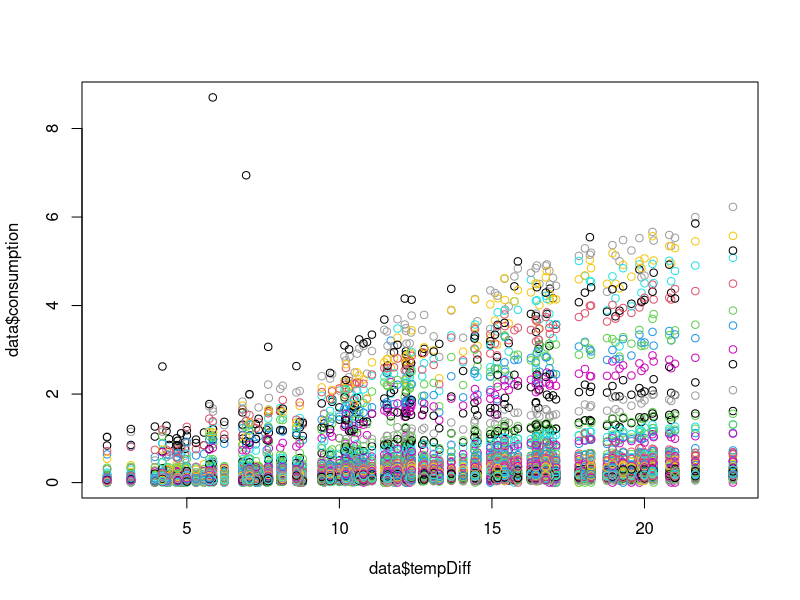
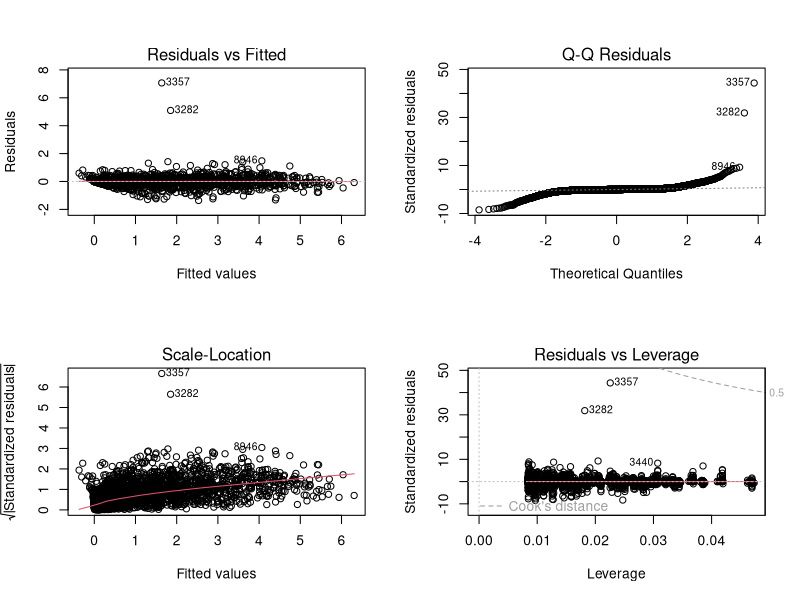
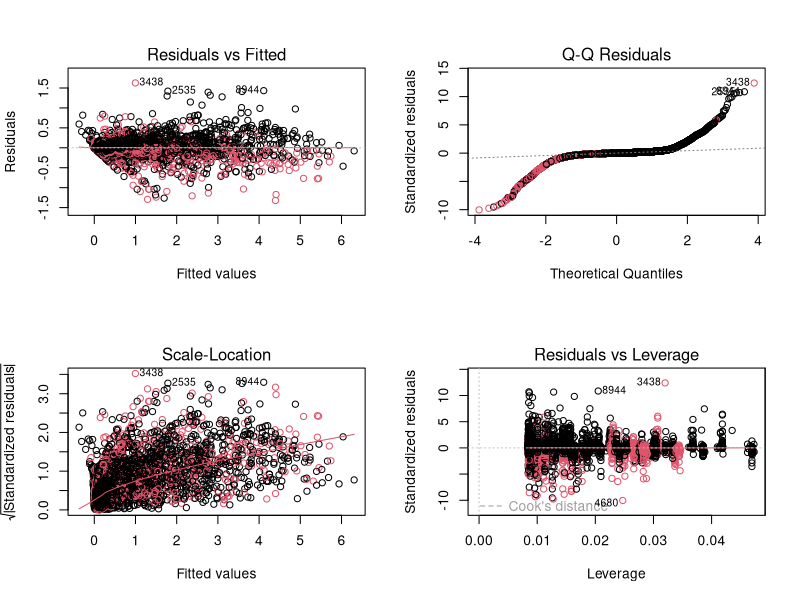
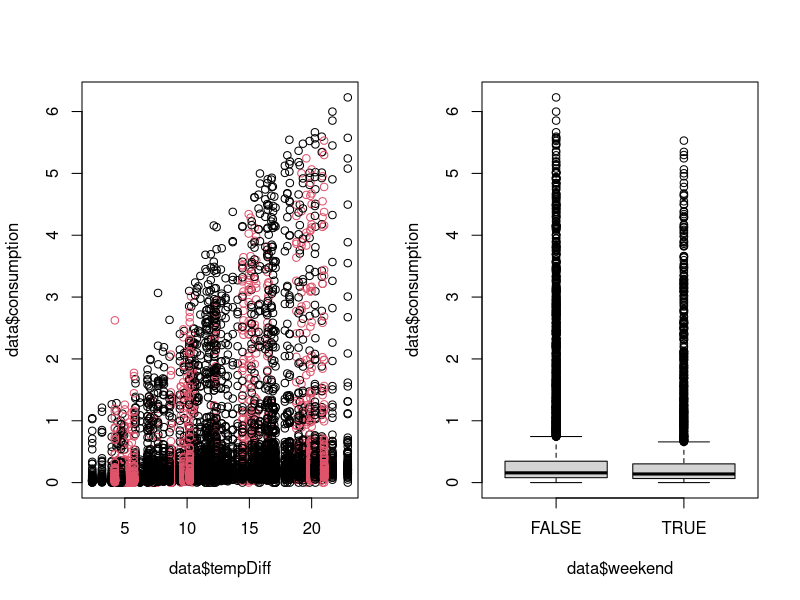
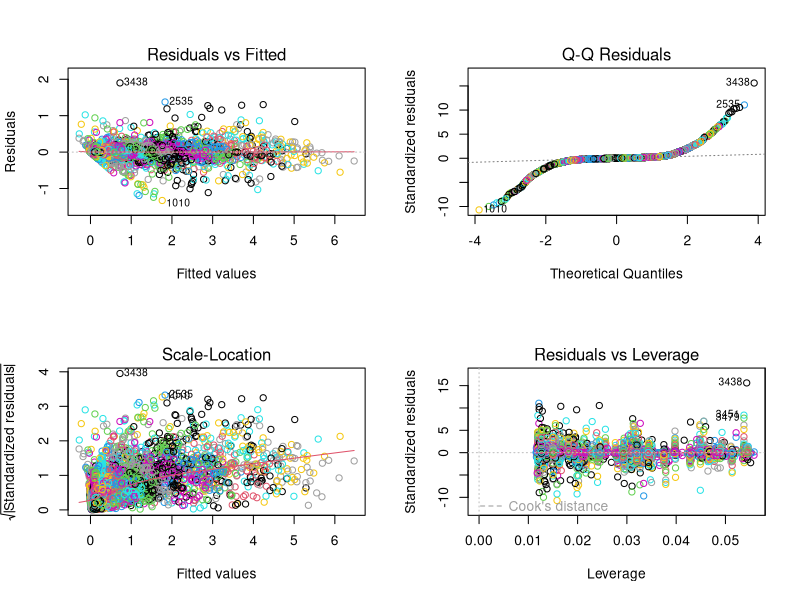
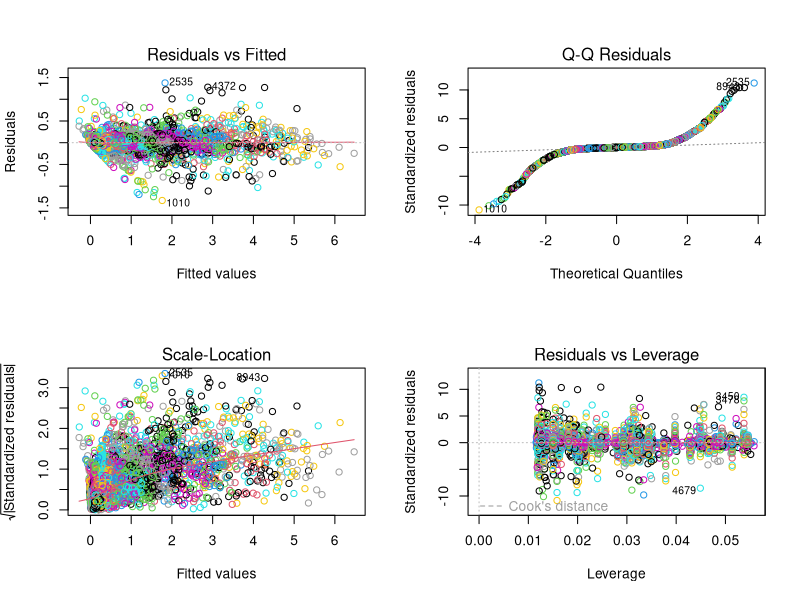
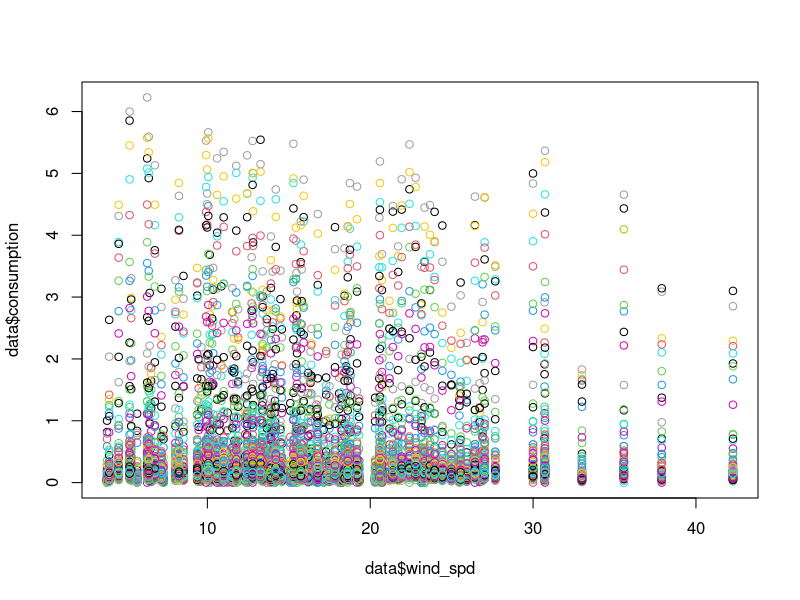
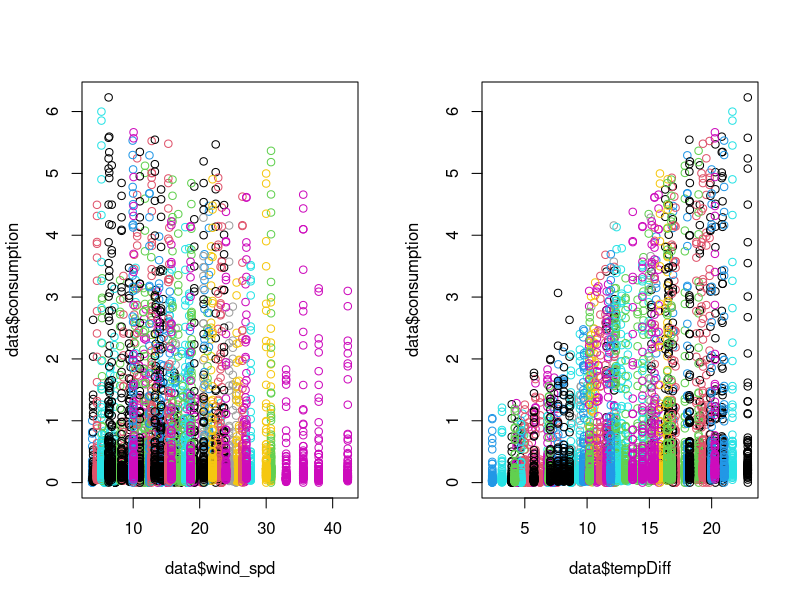

Source code (R) for these figures, in order: (Note: a time limit stopped this script after it produced the figures.)
setwd("/Users/astrid_harsaae/Documents/GitHub/-02441-case-project")

library(car)

# data --------------------------------------------------------------------

data <- read.csv("Case2/data/merged_data.csv")
data$ID <- as.factor(data$ID)
data$dir <- as.factor(data$dir)
data$cond <- as.factor(data$cond)
data$fog <- as.factor(data$fog)
data$rain <- as.factor(data$rain)
data$tempDiff <- 21 - data$temp
data$weekday <-weekdays(as.Date(data$date))
data$weekend <- as.factor((data$weekday == "Saturday" | data$weekday == "Sunday"))
data$consumption <- data$consumption +0.00001

# initial model -----------------------------------------------------

model_initial <- lm(consumption~ ID+ tempDiff,data)

par(mfrow=c(1,1))
plot(data$consumption~data$tempDiff, col = data$ID)

# we can see there are different slopes for the different value, so we add the interaction

# model with interaction 

model_wInter <- lm(consumption~ ID+ tempDiff +ID:tempDiff,data)

par(mfrow=c(2,2))
plot(model_wInter)

# we can see that there are some outliers, we don't like this

data <- data[-c(3357,3282),]
rownames(data) <- NULL  

# remake the model

model_wInter <- lm(consumption~ ID+ tempDiff +ID:tempDiff,data)

par(mfrow=c(2,2))
plot(model_wInter, col = data$weekend)


# model with weekend ------------------------------------------------------

# so we did this entire model, and according to AIC we keep being told to keep parameters, 
# going through it again with BIC, as it is more conservative, and we have an abundance of variables.

par(mfrow=c(1,2))
plot(data$consumption~data$tempDiff, col = data$weekend)
plot(data$consumption~data$weekend)

# we are not able to see any larger difference in means, but we do a quick test anyways

wilcox.test(data[data$weekend==TRUE,]$consumption,data[data$weekend==FALSE,]$consumption)

# is does not look it, but it is significant, so we add it

model_wWeekend <- update(model_wInter,. ~ . *weekend)


# now we check to see if we should remove anything

drop1(model_wWeekend, test = "F", k = log(nrow(data)))

#so according to the BIC we remove ID:tempDiff:weekend

model_wWeekend <- update(model_wWeekend,. ~ . -ID:tempDiff:weekend)

drop1(model_wWeekend, test = "F", k = log(nrow(data)))

# no more dropping! We check Anova

Anova(model_wWeekend)

#alrighty we like the look of that!

par(mfrow=c(2,2))
plot(model_wWeekend, col = data$ID)

# remove some more data

data <- data[-3438,]
rownames(data) <- NULL 

model_wWeekend<- lm(formula = consumption ~ ID + tempDiff + weekend + ID:tempDiff + 
     ID:weekend + tempDiff:weekend, data = data)

par(mfrow=c(2,2))
plot(model_wWeekend, col = data$ID)

# model with weather variables --------------------------------------------

# by logic- cold wind probably means we use more energy to heat buildings?

#make a better plot !!!
par(mfrow=c(1,1))
plot(data$consumption ~data$wind_spd, col = data$ID)

# it maybe looks like there are different slopes for the various buildings, we add interactions

model_wWind <-update(model_wWeekend,. ~ . *wind_spd)

drop1(model_wWind, test = "F", k = log(nrow(data)))

# makes sense, ID:weekend:wind_spd is very important

model_wWind <- update(model_wWind,. ~ . - ID:weekend:wind_spd)

drop1(model_wWind, test = "F", k = log(nrow(data)))

# remove ID:tempDiff:wind_spd

model_wWind <- update(model_wWind,. ~ . - ID:tempDiff:wind_spd)

drop1(model_wWind, test = "F", k = log(nrow(data)))

# remove ID:wind_spd

model_wWind <- update(model_wWind,. ~ . - ID:wind_spd)

drop1(model_wWind, test = "F", k = log(nrow(data)))

# remove tempDiff:weekend:wind_spd
model_wWind <- update(model_wWind,. ~ . - tempDiff:weekend:wind_spd)

drop1(model_wWind, test = "F", k = log(nrow(data)))


# remove weekend:wind_spd
model_wWind <- update(model_wWind,. ~ . -weekend:wind_spd)

drop1(model_wWind, test = "F", k = log(nrow(data)))

par(mfrow=c(1,2))
plot(data$consumption ~data$wind_spd, col = data$dir)
plot(data$consumption ~data$tempDiff, col = data$dir)

par(mfrow=c(2,2))
plot(model_wWind, col = data$ID)


#looks like we got some interaction?

model_wWind <- update(model_wWind,. ~ . +dir + wind_spd:dir + wind_spd:dir:ID +wind_spd:dir:tempDiff)

drop1(model_wWind, test = "F", k = log(nrow(data)))

# based on this, remove ID:wind_spd:dir

model_wWind <- update(model_wWind,. ~ . - ID:wind_spd:dir)

drop1(model_wWind, test = "F", k = log(nrow(data)))

model_wWind <- update(model_wWind,. ~ . - tempDiff:weekend)

drop1(model_wWind, test = "F", k = log(nrow(data)))

#according to this we do not want to remove anything else

par(mfrow=c(2,2))
plot(model_wWind)

data <- data[-c(2535),]
rownames(data) <- NULL  

model_wWind <- lm(formula = consumption ~ ID + tempDiff + weekend + wind_spd + 
     dir + ID:tempDiff + ID:weekend + tempDiff:wind_spd + wind_spd:dir + 
     tempDiff:wind_spd:dir, data = data)

par(mfrow=c(2,2))
plot(model_wWind)

#we do some analysis on the model
Anova(model_wWind)

#shows we have some multicolinearity, lets track that down 
alias(model_wWind)

# we try and remove tempDiff:wind_spd:dir
model_wWind <- update(model_wWind,. ~ . - tempDiff:wind_spd:dir)

Anova(model_wWind)

# visual analysis 

par(mfrow=c(2,2))
plot(model_wWind)



# should we add more? -----------------------------------------------------

# next thing that makes the most sense from the weather stuff is the humididity

model_wHum <- update(model_wWind,. ~ . +hum)
drop1(model_wHum, test = "F", k = log(nrow(data)))

#according to the BIC, it makes sense to add ! we check for multicplinearity

Anova(model_wHum)

# we try and add some interactions

model_wHum <- update(model_wHum,. ~ . +hum:wind_spd +hum:ID)
drop1(model_wHum, test = "F", k = log(nrow(data)))


model_wHum <- update(model_wHum,. ~ . -ID:hum)
drop1(model_wHum, test = "F", k = log(nrow(data)))


# we keep these! maybe there are some buildings which have issues with windspeed and hum in certain buildings

model_wHum <- update(model_wHum,. ~ . +hum:wind_spd:ID)
drop1(model_wHum, test = "F", k = log(nrow(data)))

# no 


model_wHum <- update(model_wHum,. ~ . -hum:wind_spd:ID)
drop1(model_wHum, test = "F", k = log(nrow(data)))


# final model -------------------------------------------------------------

final_model <- model_wHum

par(mfrow=c(2,2))
plot(final_model)
